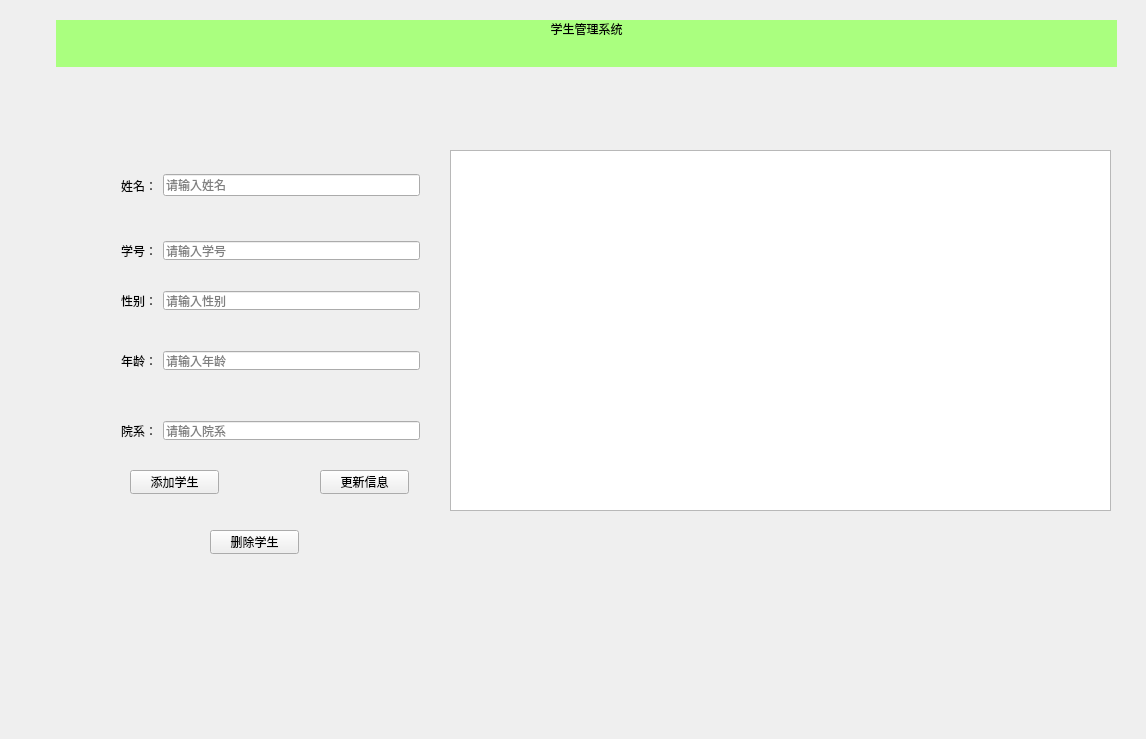
<?xml version="1.0" encoding="UTF-8"?>
<ui version="4.0">
 <class>Widget</class>
 <widget class="QWidget" name="Widget">
  <property name="geometry">
   <rect>
    <x>0</x>
    <y>0</y>
    <width>1146</width>
    <height>739</height>
   </rect>
  </property>
  <property name="windowTitle">
   <string>用户管理系统</string>
  </property>
  <widget class="QPushButton" name="pushButton">
   <property name="geometry">
    <rect>
     <x>130</x>
     <y>470</y>
     <width>89</width>
     <height>24</height>
    </rect>
   </property>
   <property name="text">
    <string>添加学生</string>
   </property>
  </widget>
  <widget class="QTableView" name="tableView">
   <property name="geometry">
    <rect>
     <x>450</x>
     <y>150</y>
     <width>661</width>
     <height>361</height>
    </rect>
   </property>
   <attribute name="horizontalHeaderStretchLastSection">
    <bool>true</bool>
   </attribute>
  </widget>
  <widget class="QPushButton" name="pushButton_2">
   <property name="geometry">
    <rect>
     <x>320</x>
     <y>470</y>
     <width>89</width>
     <height>24</height>
    </rect>
   </property>
   <property name="text">
    <string>更新信息</string>
   </property>
  </widget>
  <widget class="QPushButton" name="pushButton_3">
   <property name="geometry">
    <rect>
     <x>210</x>
     <y>530</y>
     <width>89</width>
     <height>24</height>
    </rect>
   </property>
   <property name="text">
    <string>删除学生</string>
   </property>
  </widget>
  <widget class="QLabel" name="username">
   <property name="geometry">
    <rect>
     <x>56</x>
     <y>20</y>
     <width>1061</width>
     <height>47</height>
    </rect>
   </property>
   <property name="sizePolicy">
    <sizepolicy hsizetype="Ignored" vsizetype="Fixed">
     <horstretch>0</horstretch>
     <verstretch>0</verstretch>
    </sizepolicy>
   </property>
   <property name="layoutDirection">
    <enum>Qt::LeftToRight</enum>
   </property>
   <property name="styleSheet">
    <string notr="true">font: 28pt &quot;Adobe Arabic&quot;;
background-color: rgb(170, 255, 127);</string>
   </property>
   <property name="text">
    <string>学生管理系统</string>
   </property>
   <property name="scaledContents">
    <bool>false</bool>
   </property>
   <property name="alignment">
    <set>Qt::AlignHCenter|Qt::AlignTop</set>
   </property>
   <property name="margin">
    <number>0</number>
   </property>
   <property name="indent">
    <number>0</number>
   </property>
  </widget>
  <widget class="QWidget" name="layoutWidget_4">
   <property name="geometry">
    <rect>
     <x>110</x>
     <y>340</y>
     <width>321</width>
     <height>41</height>
    </rect>
   </property>
   <layout class="QHBoxLayout" name="horizontalLayout_20" stretch="0,0">
    <item>
     <widget class="QLabel" name="label_19">
      <property name="text">
       <string>年龄：</string>
      </property>
     </widget>
    </item>
    <item>
     <widget class="QLineEdit" name="lineEdit_4">
      <property name="placeholderText">
       <string>请输入年龄</string>
      </property>
     </widget>
    </item>
   </layout>
  </widget>
  <widget class="QWidget" name="layoutWidget_2">
   <property name="geometry">
    <rect>
     <x>110</x>
     <y>230</y>
     <width>321</width>
     <height>41</height>
    </rect>
   </property>
   <layout class="QHBoxLayout" name="horizontalLayout_21" stretch="0,0">
    <item>
     <widget class="QLabel" name="label_20">
      <property name="text">
       <string>学号：</string>
      </property>
     </widget>
    </item>
    <item>
     <widget class="QLineEdit" name="lineEdit_2">
      <property name="focusPolicy">
       <enum>Qt::StrongFocus</enum>
      </property>
      <property name="frame">
       <bool>true</bool>
      </property>
      <property name="dragEnabled">
       <bool>false</bool>
      </property>
      <property name="placeholderText">
       <string>请输入学号</string>
      </property>
      <property name="clearButtonEnabled">
       <bool>false</bool>
      </property>
     </widget>
    </item>
   </layout>
  </widget>
  <widget class="QWidget" name="layoutWidget_6">
   <property name="geometry">
    <rect>
     <x>110</x>
     <y>410</y>
     <width>321</width>
     <height>41</height>
    </rect>
   </property>
   <layout class="QHBoxLayout" name="horizontalLayout_23" stretch="0,0">
    <item>
     <widget class="QLabel" name="label_21">
      <property name="text">
       <string>院系：</string>
      </property>
     </widget>
    </item>
    <item>
     <widget class="QLineEdit" name="lineEdit_5">
      <property name="placeholderText">
       <string>请输入院系</string>
      </property>
     </widget>
    </item>
   </layout>
  </widget>
  <widget class="QWidget" name="layoutWidget_3">
   <property name="geometry">
    <rect>
     <x>110</x>
     <y>280</y>
     <width>321</width>
     <height>41</height>
    </rect>
   </property>
   <layout class="QHBoxLayout" name="horizontalLayout_24" stretch="0,0">
    <item>
     <widget class="QLabel" name="label_22">
      <property name="text">
       <string>性别：</string>
      </property>
     </widget>
    </item>
    <item>
     <widget class="QLineEdit" name="lineEdit_3">
      <property name="placeholderText">
       <string>请输入性别</string>
      </property>
     </widget>
    </item>
   </layout>
  </widget>
  <widget class="QWidget" name="layoutWidget">
   <property name="geometry">
    <rect>
     <x>110</x>
     <y>160</y>
     <width>321</width>
     <height>51</height>
    </rect>
   </property>
   <layout class="QHBoxLayout" name="horizontalLayout_25" stretch="0,0">
    <item>
     <widget class="QLabel" name="label_23">
      <property name="text">
       <string>姓名：</string>
      </property>
     </widget>
    </item>
    <item>
     <widget class="QLineEdit" name="lineEdit">
      <property name="placeholderText">
       <string>请输入姓名</string>
      </property>
     </widget>
    </item>
   </layout>
  </widget>
 </widget>
 <layoutdefault spacing="6" margin="11"/>
 <resources/>
 <connections/>
</ui>
